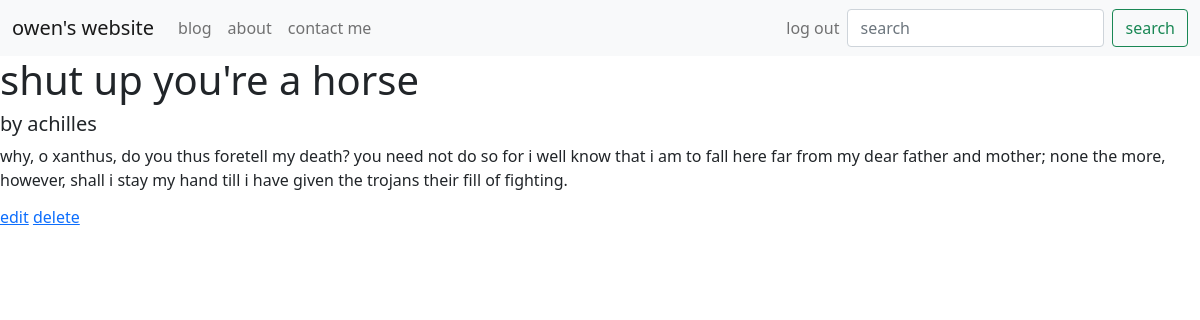
/blog/4/ (signed in), run on the app's committed database.
### blog/models.py (models this page shows, shortened)
class BlogPost(models.Model):
    title = models.CharField(max_length=100)
    author = models.CharField(max_length=100)
    content = models.TextField()

### blog/views.py (the view)
# urls.py: path('<int:post_id>/', blog_detail_view),
def blog_detail_view(request, post_id):
    blog_post = get_object_or_404(BlogPost, id=post_id)
    template_name = 'pages/blog_detail.html'
    context = {'title': blog_post.title,
               'author': blog_post.author,
               'content': blog_post.content,
               }
    return render(request, template_name, context)

### blog/templates/pages/blog_detail.html
{% extends 'base.html' %}
{% block content %}
<h1>{{ title }}</h1>
<h5>by {{ author }}</h5>
<p>{{ content }}</p>
<h6>
  <a href='edit/'>edit</a>
  <a href='delete/'>delete</a>
</h6>
{% endblock %}

### data on the page
BlogPost: title "shut up you're a horse", author "achilles", content "why, o xanthus, do you thus foretell my death? you need not do so for i well know that i am to fall here far from my dear father and mother; none the more, however, shall i stay my hand till i have given the trojans their fill of fighting."
